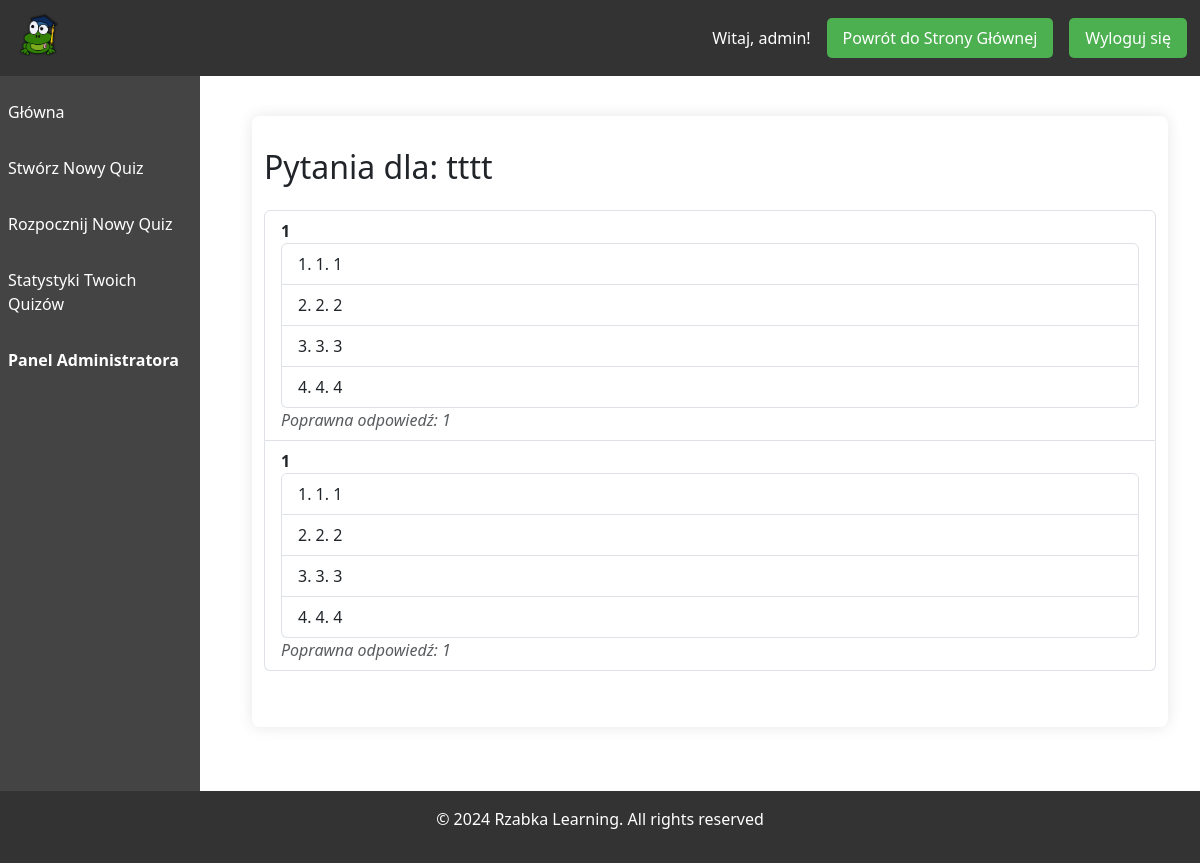
/quiz/quizzes/62/ (signed in), run on the app's committed database.
### quizAPP/models.py (models this page shows, shortened)
class Quiz(models.Model):
    title = models.CharField(max_length=200)
    description = models.TextField(blank=True, null=True)
    created_by = models.ForeignKey(User, on_delete=models.PROTECT, related_name='quizzes')

class Question(models.Model):
    quiz = models.ForeignKey(Quiz, related_name='questions', on_delete=models.CASCADE)
    question_text = models.CharField(max_length=500)
    answer1 = models.CharField(max_length=200)
    answer2 = models.CharField(max_length=200)
    answer3 = models.CharField(max_length=200)
    answer4 = models.CharField(max_length=200)
    correct_answer = models.IntegerField()      #choice from 1 to 4

### quizAPP/views.py (the view)
# urls.py: path('quizzes/<int:quiz_id>/', views.question_list, name='questionlist'),
def question_list(request, quiz_id):
    quiz = get_object_or_404(Quiz, id=quiz_id)
    return render(request, 'quiz/questionlist.html', {'quiz': quiz})

### templates/quiz/questionlist.html (shortened to what this page needs)
{% extends "quiz_base.html" %}
{% block content %}
<div class="background">
  <div class="container mt-4">
    <h2 class="mb-4">Pytania dla: {{ quiz.title }}</h2>
    <ul class="list-group mb-4">
      {% for question in quiz.questions.all %}
        <li class="list-group-item">
          <strong>{{ question.question_text }}</strong><br>
          <ol class="list-group list-group-numbered">
            <li class="list-group-item">1. {{ question.answer1 }}</li>
            <li class="list-group-item">2. {{ question.answer2 }}</li>
            <li class="list-group-item">3. {{ question.answer3 }}</li>
            <li class="list-group-item">4. {{ question.answer4 }}</li>
          </ol>
          <em class="text-muted">Poprawna odpowiedź: {{ question.correct_answer }}</em>
        </li>
      {% empty %}
        <li class="list-group-item">Brak pytań do wyświetlenia.</li>
      {% endfor %}
    </ul>
  </div>
</div>
{% endblock %}

### templates/quiz_base.html (shortened to what this page needs)
{% load static %}
<!DOCTYPE html>
<html lang="pl">
    <head>
        <link rel="stylesheet" href="{% static 'css/login.css' %}">
        <link href="https://cdn.jsdelivr.net/npm/bootstrap@5.3.3/dist/css/bootstrap.min.css" rel="stylesheet">
    </head>
    <body>
        <header style="padding: 13px">
            <div class="logo">
                <a href="{% url 'mainpage' %}">
                    <img src="{% static 'img/logo.png' %}" alt="Logo Rzabka">
                </a>
            </div>
            <div class="login">
                {% if user.is_authenticated %}
                    <span id="username-display">Witaj, {{ user.get_username }}!</span>
                    <a href="{% url 'mainpage' %}" id="logout-link">Powrót do Strony Głównej</a>
                    <a href="{% url 'logout' %}" id="logout-link">Wyloguj się</a>
                {% else %}
                    <span id="username-display">Jesteś niezalogowany.</span>
                    <a href="{% url 'mainpage' %}" id="logout-link">Powrót do Strony Głównej</a>
                {% endif %}
            </div>
        </header>
        <nav>
            <ul>
                {% if user.is_authenticated %}
                    <li><a href="{% url 'quizlist' %}">Główna</a></li>
                    <li><a href="{% url 'quizwizard' %}">Stwórz Nowy Quiz</a></li>
                    <li><a href="{% url 'testlist' %}">Rozpocznij Nowy Quiz</a></li>
                    <li><a href="{% url 'stats' %}">Statystyki Twoich Quizów</a></li>
                    <li><a href="{% url 'admin:index' %}"><b>Panel Administratora</b></a></li>
                {% else %}
                    <li><a href="{% url 'mainpage' %}">Strona Główna</a></li>
                {% endif %}
            </ul>
        </nav>
        <main>
            {% if user.is_authenticated %}
                {% block content %}{% endblock %}
            {% endif %}
        </main>
        <footer id="footer">
            <p>&copy; 2024 Rzabka Learning. All rights reserved</p>
        </footer>
    </body>
</html>

### static/css/login.css (style rules this page uses)
* { margin: 0; padding: 0; box-sizing: border-box; }
body { font-family: 'Segoe UI', Tahoma, Geneva, Verdana, sans-serif; background-color: #f4f4f4; padding-top: 60px; display: flex; flex-direction: column; min-height: 100vh; }
.container { background-color: #fff; padding: 2em; border-radius: 8px; box-shadow: 0 0 15px rgba(0, 0, 0, 0.1); max-width: 800px; margin: 2em auto; }
header { display: flex; justify-content: space-between; align-items: center; background-color: #333; color: #fff; padding: 13px; position: fixed; top: 0; width: 100%; z-index: 1000; }
header .logo img { height: 50px; }
header .login { display: flex; align-items: center; }
header .login a { color: #fff; text-decoration: none; background-color: #4CAF50; padding: 0.5em 1em; border-radius: 5px; margin-left: 1em; }
nav { width: 200px; position: fixed; top: 60px; left: 0; background-color: #444; height: 100%; padding-top: 1em; }
nav ul { list-style: none; padding: 0; }
nav ul li { margin: 1em 0; }
nav ul li a { color: #fff; text-decoration: none; padding: 0.5em; display: block; }
main { flex: 1; margin-left: 220px; padding: 2em; }
footer { background-color: #333; color: #fff; text-align: center; padding: 1em; position: relative !important; bottom: 0; width: 100%; margin-top: auto; }

### data on the page
Quiz: title "tttt"
Question: question_text "1", answer1 "1", answer2 "2", answer3 "3", answer4 "4", correct_answer "1"
Question: question_text "1", answer1 "1", answer2 "2", answer3 "3", answer4 "4", correct_answer "1"

### other printed values
{{ user.get_username }} "admin"
